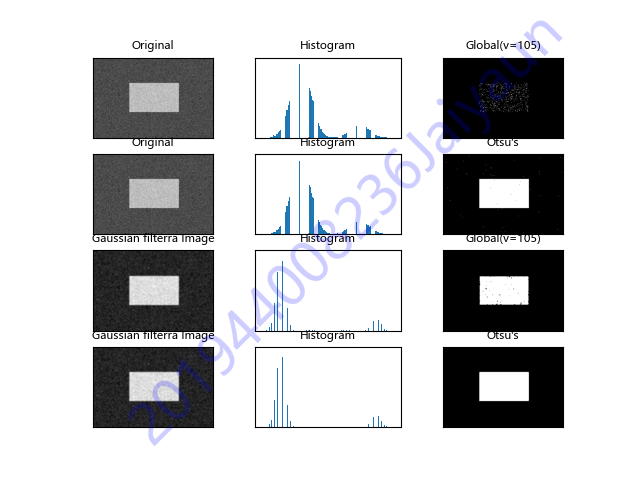

Reproduce this figure in Python.
# -*- coding: UTF-8 -*-
"""
@author:Jaiyaun
@software: PyCharm
@file:task1c.py
@time:2021/11/17
"""

import cv2
import matplotlib.pyplot as plt
import watermark

# 读入图像
img = cv2.imread('noisy.jpg', 0)

# 固定阈值法
ret, th1 = cv2.threshold(img, 127, 255, cv2.THRESH_BINARY)
# Otsu阈值法
ret2, th2 = cv2.threshold(img, 0, 255, cv2.THRESH_BINARY + cv2.THRESH_OTSU)
# 先进行高斯滤波，再使用Otsu阈值法
blur = cv2.GaussianBlur(img, (5, 5), 0)
ret3, th3 = cv2.threshold(blur, 105, 255, cv2.THRESH_BINARY)
ret4, th4 = cv2.threshold(blur, 0, 255, cv2.THRESH_BINARY + cv2.THRESH_OTSU)

images = [img, 0, th1, img, 0, th2, blur, 0, th3, blur, 0, th4]
titles = ['Original', 'Histogram', 'Global(v=105)',
          'Original', 'Histogram', "Otsu's",
          'Gaussian filterra Image', 'Histogram', 'Global(v=105)',
          'Gaussian filterra Image', 'Histogram', "Otsu's",]

for i in range(4):
    # 绘制原图
    plt.subplot(4, 3, i * 3 + 1)
    plt.imshow(images[i * 3], 'gray')
    plt.title(titles[i * 3], fontsize=8)
    plt.xticks([])
    plt.yticks([])

    # 绘制直方图
    plt.subplot(4, 3, i * 3 + 2)
    plt.hist(images[i * 3].ravel(), 256)
    plt.title(titles[i * 3 + 1], fontsize=8)
    plt.xticks([])
    plt.yticks([])

    # 绘制阈值图
    plt.subplot(4, 3, i * 3 + 3)
    plt.imshow(images[i * 3 + 2], 'gray')
    plt.title(titles[i * 3 + 2], fontsize=8)
    plt.xticks([])
    plt.yticks([])

# 保存图片
# watermark.addwatermark(plt, '201944008236Jaiyaun')
watermark.savefig(plt, 'task1c.png', '201944008236Jaiyaun')
plt.show()